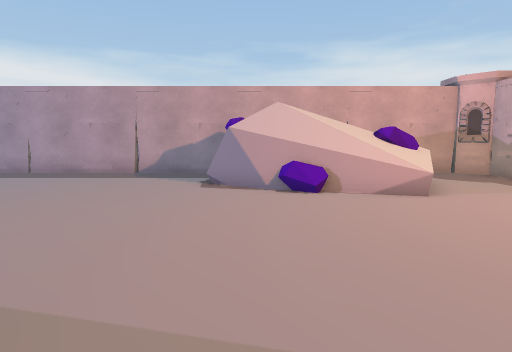
[1] (above)

16 first-person views from a walk through a 3-D level made in the Unity game engine. The camera is 1.2 m above the floor, tilts 6° down and sees 75° across. The floor is counted in squares, 1 m on a side. Each view is taken from the middle of a square. On the plan, view 1 faces up. The plan holds only what a view shows up to about 14 squares ahead; the rest is blank. The place goes on beyond the plan. Some animated figures are not drawn.

[2]
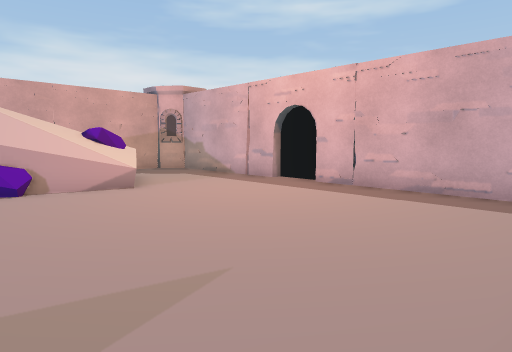

[3]
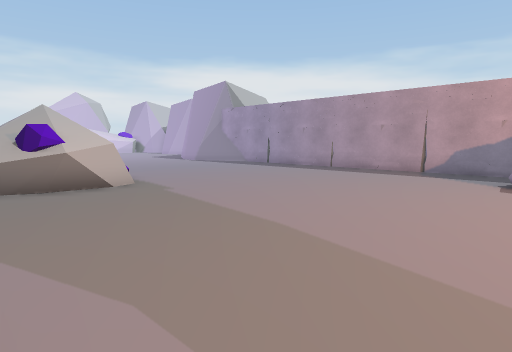

[4]
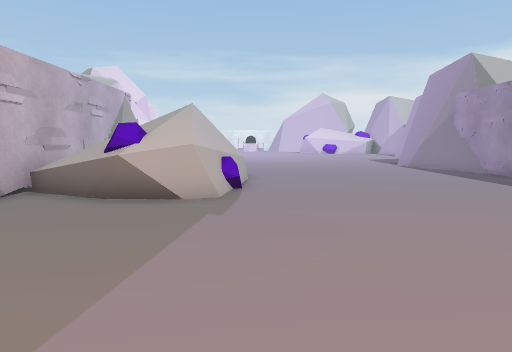

[5]
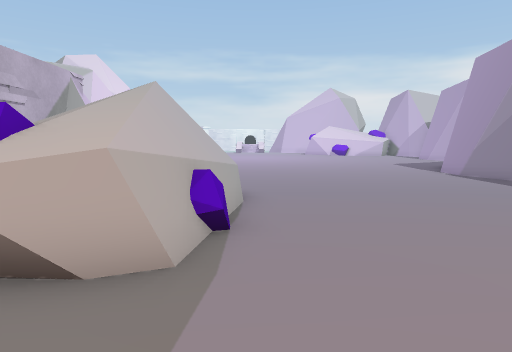

[6]
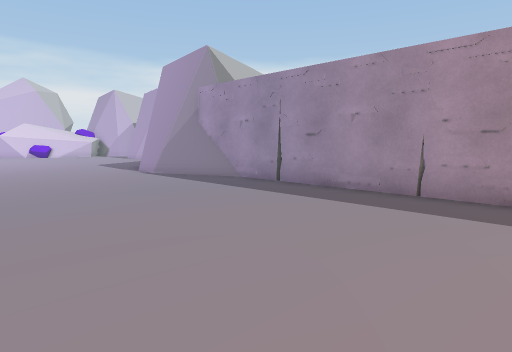

[7]
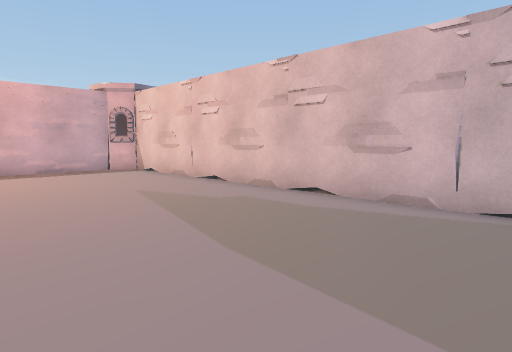

[8]
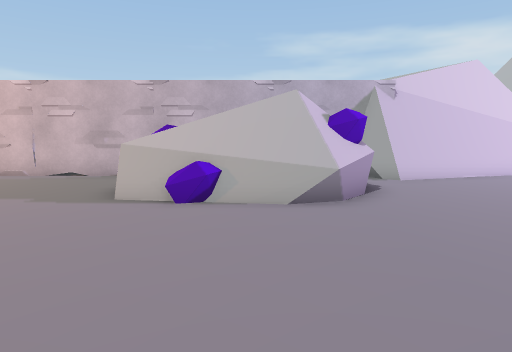

[9]
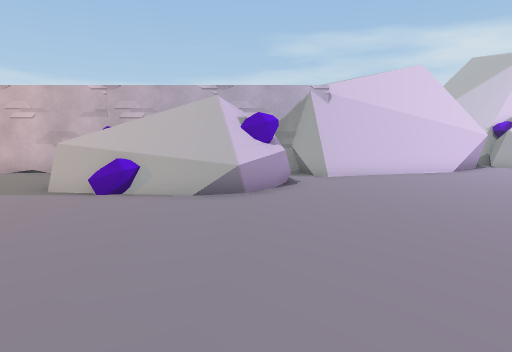

[10]
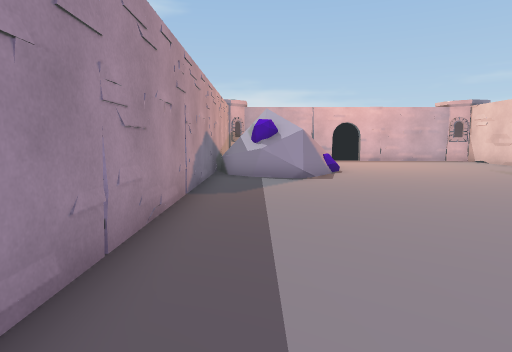

[11]
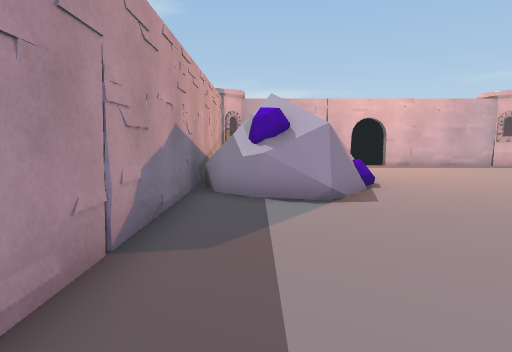

[12]
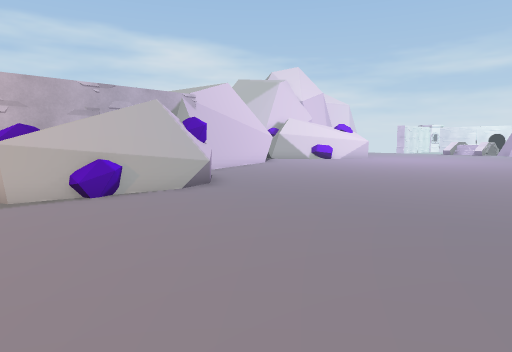

[13]
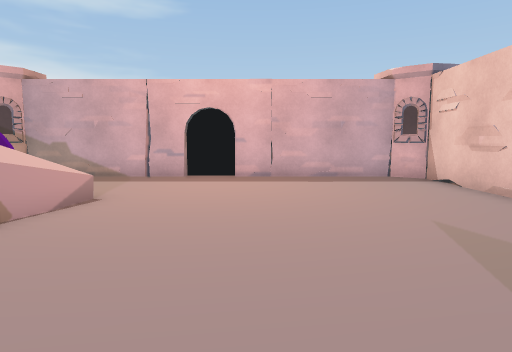

[14]
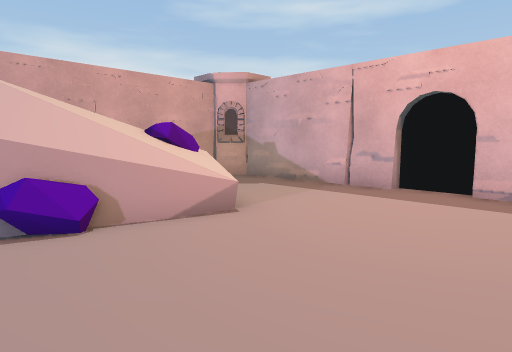

[15]
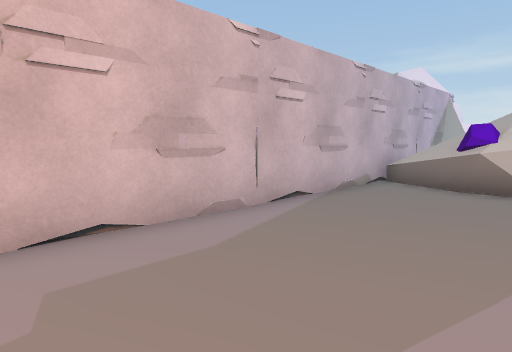

[16]
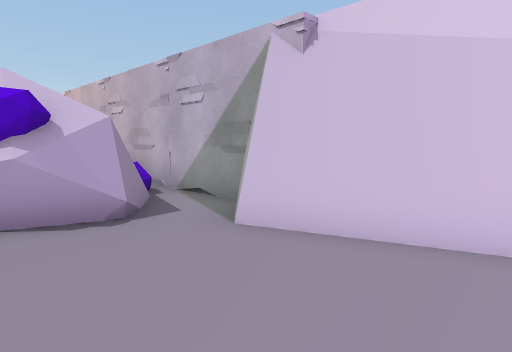

### Floor plan
Key: @ floor where view 1 was taken; # wall or solid block; . floor; / step, stairs or slope; = window, fence, low wall or low ledge; ^ raised ledge; v drop or lower ground; O other object.
Columns run from 20 left of view 1 to 9 right of it. Each row starts with its distance up from view 1.
 13    ##########################
 12 #####...............# ==  ..O
 11 ..=................O#v    ..#
 10 ...................=//// =..#
  9 ...................== ///=..#
  8 .....................O=//...#
  7 ............................#
  6 .............................O
  5 .............................O
  4 ............................#
  3 ......###O##................#
  2 .....#####^^................#
  1 .....##  ^OO................#
  0 ...=..#O ^^^........@.......#
 -1 .####...##^.................O
 -2 ############################O

Positions as (right, up) in squares from view 1, and headings:
1: (0, 0), facing up
2: (0, -1), facing up-right
3: (0, -1), facing up-left
4: (-2, 4), facing left
5: (-6, 4), facing left
6: (-6, 5), facing up-left
7: (-6, 5), facing down-right
8: (-12, 10), facing down
9: (-14, 11), facing down
10: (-12, 11), facing right
11: (-8, 11), facing right
12: (-8, 11), facing down-left
13: (-3, 4), facing right
14: (0, 3), facing up-right
15: (0, 3), facing down-left
16: (-20, 3), facing down-right
